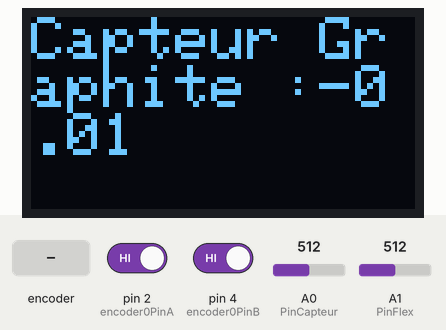
Simulated run of this sketch. Board: Arduino Uno, built with avr-gcc and run on an emulated ATmega328P. Parts: 128×64 one-colour display. Inputs (shaded band) come from the test bench; at power-on: A1 (PinFlex) = 512, pin 2 (encoder0PinA) HIGH, pin 4 (encoder0PinB) HIGH, A0 (PinCapteur) = 512. What the sketch prints to the serial monitor is not drawn.

Above: at 0.84 s.
1.3 s: rotary encoder on pin 2 (encoder0PinA) / pin 4 (encoder0PinB) turned 1 step (first pin leading)
At 1.86 s:
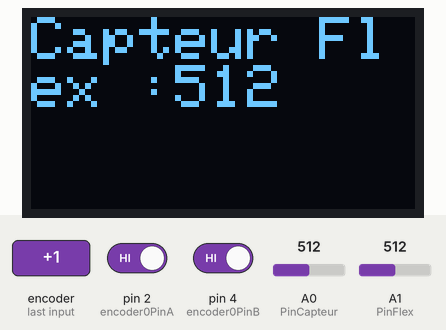
3.6 s: A1 (PinFlex) set to 716
At 3.91 s:
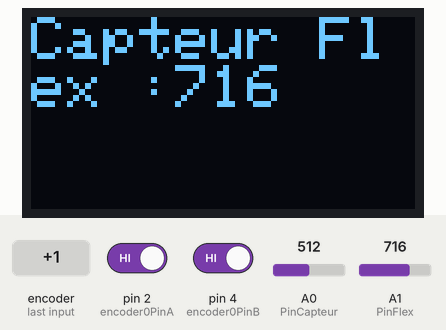
5.1 s: A1 (PinFlex) set to 1023
At 5.45 s:
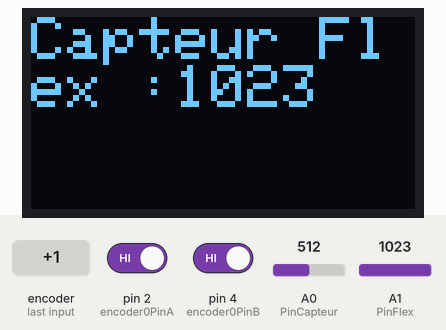
6.7 s: A1 (PinFlex) set to 900
At 6.99 s:
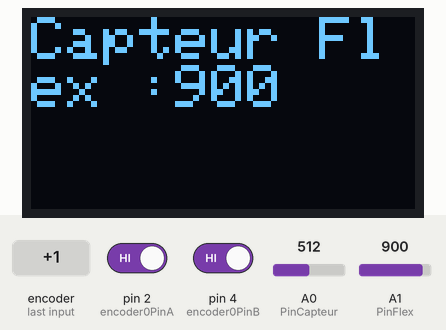
Timing chart, 0 to 9.2 s (numbered marks = the images above; inputs shaded):
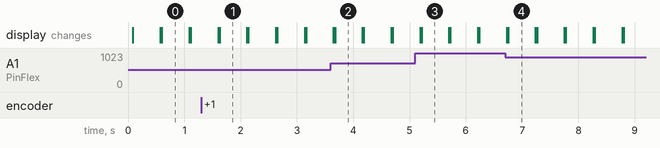

The sketch:

projet_capteur.ino
```cpp
#include <Adafruit_SSD1306.h>
#include <String.h>
#include <SoftwareSerial.h>
#include <WString.h>
#include <SPI.h>

#define nombreDePixelsEnLargeur 128  // Taille de l'écran OLED, en pixel, au niveau de sa largeur
#define nombreDePixelsEnHauteur 64   // Taille de l'écran OLED, en pixel, au niveau de sa hauteur
#define brocheResetOLED -1           // Reset de l'OLED partagé avec l'Arduino (d'où la valeur à -1, et non un numéro de pin)
#define adresseI2CecranOLED 0x3C     // Adresse de "mon" écran OLED sur le bus i2c (généralement égal à 0x3C ou 0x3D)
#define encoder0PinA 2               //CLK Output A Do not use other pin for clock as we are using interrupt
#define encoder0PinB 4               //DT Output B
#define PinCapteur A0
#define PinFlex A1
#define CsPin 10 // pin du Chip Select du MCP

#define rxPin 7 //Arduino-Bluetooth
#define txPin 8 //Arduino-Bluetooth
#define baudrate 38400


float R1,R3,R6 = 100000.0;
float R2 = 1000.0;
float R5 = 10000.0;
float calibre=0.000001;//en MOhm
float Vcc=5.0;
float Voltage =0.0;
float Resistance = 0.0;

SoftwareSerial mySerial(rxPin, txPin);

//relatif au MCP

const int  maxPositions    = 256;     // wiper can move from 0 to 255 = 256 positions
const long rAB             = 92500;   // 100k pot resistance between terminals A and B,
                                      // mais pour ajuster au multimètre, je mets 92500
const byte rWiper          = 125;     // 125 ohms pot wiper resistance
const byte pot0            = 0x11;    // pot0 addr // B 0001 0001
const byte pot0Shutdown    = 0x21;    // pot0 shutdown // B 0010 0001


Adafruit_SSD1306 ecranOLED(nombreDePixelsEnLargeur, nombreDePixelsEnHauteur, &Wire, brocheResetOLED);
int tailleDeCaractere = 2;
volatile unsigned int Encodeur = 0;


void setup() {
  Serial.begin(9600);

  pinMode(PinCapteur, INPUT);  //Pin relié au capteur
  pinMode(PinFlex, INPUT);     //Pin relié au Flex sensor

  pinMode(encoder0PinA, INPUT);  //Pin relié à l'encodeur : CLK
  pinMode(encoder0PinB, INPUT);  //Pin relié à l'encodeur : DT

  /*
  pinMode(5, INPUT); //Pin relié à l'encodeur : SW

  pinMode(10, INPUT); //Pin relié au Potentiomètre MCP41100 -CS
  pinMode(11, OUTPUT); //Pin relié au MCP41100 SI
  pinMode(13, OUTPUT); //Pin relié au MCP41100 SCK*/

  // Initialisation de l'écran OLED
  if (!ecranOLED.begin(SSD1306_SWITCHCAPVCC, adresseI2CecranOLED)) {
    Serial.print("échec d'initialisation");
    while (1)
      ;
  }  // Arrêt du programme (boucle infinie) si échec d'initialisation

  //Initialisation Bluetooth
  pinMode(txPin,OUTPUT);
  pinMode(rxPin,INPUT);


  // initialisation utile pour l'encodeur rotatoire
  digitalWrite(encoder0PinA, HIGH);       // turn on pullup resistor
  digitalWrite(encoder0PinB, HIGH);       // turn on pullup resistor
  attachInterrupt(0, doEncoder, RISING);  // encoder pin on interrupt 0 - pin2

  //initialisation MCP

  digitalWrite(CsPin, HIGH);        // chip select default to de-selected
  pinMode(CsPin, OUTPUT);           // configure chip select as output
  SPI.begin();
}

void setPotWiper(int addr, int pos) {
  pos = constrain(pos, 0, 255);            // limit wiper setting to range of 0 to 255
  digitalWrite(CsPin, LOW);                // select chip
  SPI.transfer(addr);                      // configure target pot with wiper position
  SPI.transfer(pos);
  digitalWrite(CsPin, HIGH);               // de-select chip

  // print pot resistance between wiper and B terminal
  long resistanceWB = ((rAB * pos) / maxPositions ) + rWiper;
  Serial.print("Wiper position: ");
  Serial.print(pos);
  Serial.print(" Resistance wiper to B terminal: ");
  Serial.print(resistanceWB);
  Serial.println(" ohms");
}


void Affichage_OLED() {

  ecranOLED.clearDisplay();  // Effaçage de l'intégralité du buffer
  ecranOLED.setTextSize(tailleDeCaractere);
  ecranOLED.setTextColor(SSD1306_WHITE);  //Couleur du texte : blanc
  ecranOLED.setCursor(0, 0);              // Déplacement du curseur en position (0,0), c'est à dire dans l'angle supérieur gauche
  ecranOLED.display();                    //permet d'effacer l'affichage précédent


if (Encodeur % 2) {  //boucle permettant de naviguer dans le menu : si l'encodeur est sur une position paire, il affiche le capteur flex, et s'il est sur une position impaire, il affiche le capteur graphite.
      String texte = String(analogRead(PinFlex));

ecranOLED.print(F("Capteur Flex :"));
ecranOLED.print(texte);
ecranOLED.display();

  } else {

    Voltage=analogRead(PinCapteur)*5.0/1024.0;
    Resistance=((R1*((R2+R3)/R2)*(Vcc/Voltage))-R5-R1)*calibre;
     String texte = String(Resistance);

ecranOLED.print(F("Capteur Graphite :"));
ecranOLED.print(texte);
ecranOLED.display();

  }
delay(200);
}


int usebyte;
int i;

void EnvoiBT (int Pin) //Pin est le pin
{
// put your main code here, to run repeatedly:
  usebyte = mySerial.read();
  while (usebyte!=3)
 {
  Serial.println(analogRead(Pin));
   //mySerial.write(analogRead(Pin));
   mySerial.write(18);
   usebyte = mySerial.read();
 }
}


void loop() {
unsigned long t1 = millis();
  Affichage_OLED();
  setPotWiper(pot0, R2);

  if (mySerial.read()==1) {
    EnvoiBT(PinCapteur);
  }
  if (mySerial.read()==2) {
    EnvoiBT(PinFlex);
  }
  unsigned long t2 = millis() - t1;
  Serial.print(t2);
}

//définition de la fonction d'interruption. Elle est exécutée dès que la pin 2 est sur HIGH, c'est-à-dire dès que l'on tourne l'encodeur.
//à voir : peut-on supprime la partie où on fait Encodeur--? On pourrait seulement augmenter le chiffre..?
void doEncoder() {
  Serial.println("je suis dans doEncoder");
  if (digitalRead(encoder0PinB) == HIGH) {
    Encodeur++;
  } else {
    Encodeur--;
  }
}
```

Measured:
- after the input at 1.3 s, the display: first differs from a run without the input after 0.33 s (image 1)
- after the input at 3.6 s, the display: first differs from a run without the input after 0.08 s (image 2)
- after the input at 5.1 s, the display: first differs from a run without the input after 0.11 s (image 3)
- after the input at 6.7 s, the display: first differs from a run without the input after 0.05 s (image 4)
- what the display in image 0 shows lasts 0.5 s, from 0.6 s to 1.1 s
